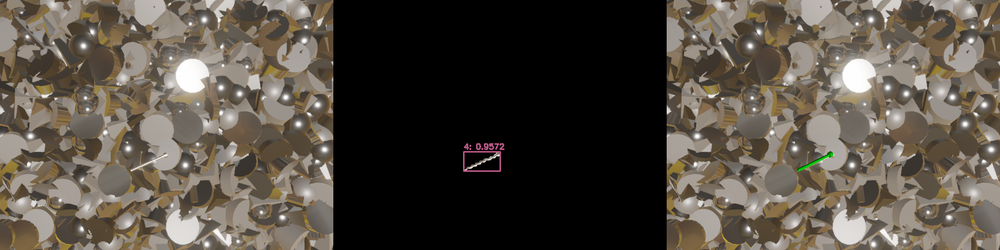
#> input picture vite-test/00.png, 1000 x 250 px, shrunk from 1920 x 480 before the run
$ python -i object_picking_point.py   (imports and definitions only)
#> lines starting #> are read from the running program, lines starting #| are printed output that depends on the picture; after the words box and inside, x2 and y2 are one past the last pixel; in counts of white or black regions, pixels touching at a corner belong together
#> further down, picture is the input picture: shape (250, 1000, 3); mean B, G, R 67, 76.3, 83.6
import sys
import numpy as np
import cv2
import imutils
import time


class ObjectPickingPoint:
    def __init__(self, debug_vis=False):
        self.debug_vis = debug_vis

    def initialize(self):
        pass

    def find(self, image, index=None):
        start_time = time.time()
        pre_processed_image = self.pre_processing(image)
        center = self.contours_center(pre_processed_image, index)
        end_time = time.time()
        # print("Object Picking Point \"Detection\" Time: {:.3f} s".format(end_time - start_time))
        return center

    def pre_processing(self, image):
        gray = cv2.cvtColor(image, cv2.COLOR_BGR2GRAY)
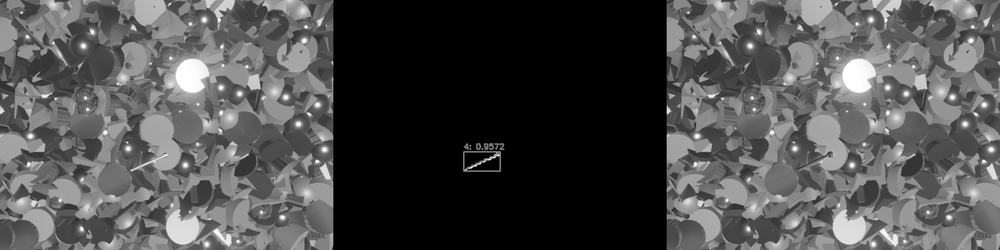
#> gray: shape (250, 1000); min 0, max 255, mean 77.4
        _, thresh = cv2.threshold(gray, 0, 255, cv2.THRESH_BINARY_INV + cv2.THRESH_OTSU)
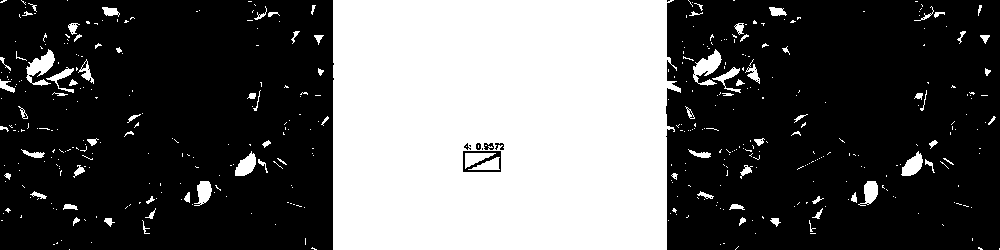
#> thresh: shape (250, 1000); 36.1% white; 435 white regions (348 under 20 px), largest, box (x1, y1, x2, y2) and area: (333, 0, 681, 250) 82705, (26, 49, 55, 86) 506, (693, 49, 722, 86) 506
        kernel = np.ones((5, 5), np.uint8)
        opening = cv2.morphologyEx(thresh, cv2.MORPH_OPEN, kernel, iterations=2)
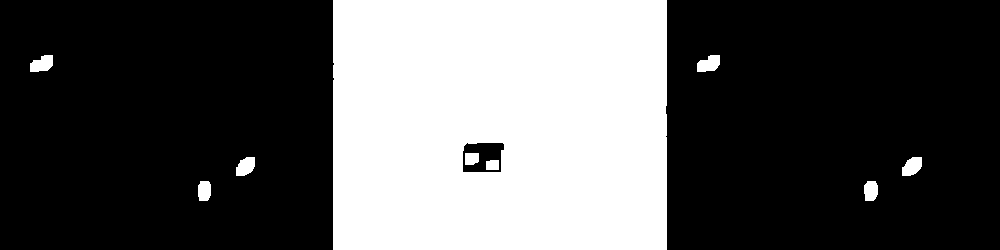
#> opening: shape (250, 1000); 33.7% white; 9 white regions, largest, box (x1, y1, x2, y2) and area: (333, 0, 667, 250) 82388, (697, 55, 720, 72) 297, (30, 55, 53, 72) 296
        kernel = np.ones((6, 6), np.uint8)
        dilate = cv2.dilate(opening, kernel, iterations=3)
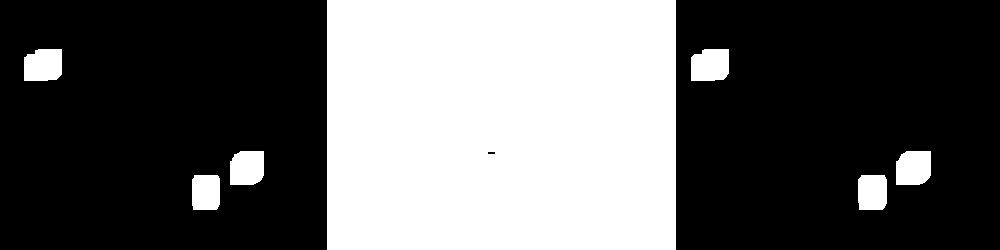
#> dilate: shape (250, 1000); 37.4% white; 7 white regions, largest, box (x1, y1, x2, y2) and area: (327, 0, 676, 250) 87236, (691, 49, 729, 81) 1122, (24, 49, 62, 81) 1121
        blur = cv2.blur(dilate, (15, 15))
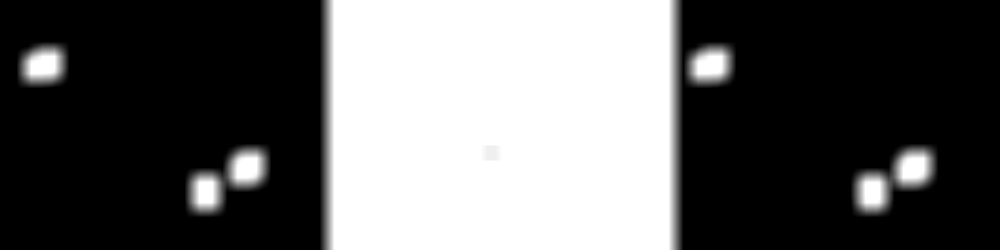
#> blur: shape (250, 1000); min 0, max 255, mean 95.5
        _, thresh = cv2.threshold(blur, 0, 255, cv2.THRESH_BINARY_INV + cv2.THRESH_OTSU)
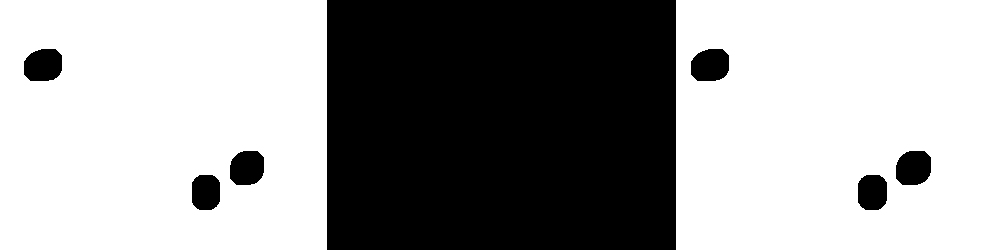
#> thresh: shape (250, 1000); 62.7% white; 7 black regions
        return thresh

    def contours_center(self, image, index):
        contours = cv2.findContours(image, cv2.RETR_TREE, cv2.CHAIN_APPROX_NONE)
#> contours = 8 contours; box (x1, y1, x2, y2) and area: (0, 0, 327, 250) 81174, (676, 0, 1000, 250) 80427, (23, 48, 63, 82) 1100, (690, 48, 730, 82) 1100, (895, 150, 932, 186) 1076, (229, 150, 265, 186) 1048, (857, 174, 888, 211) 956, (191, 174, 221, 211) 930
        contours = imutils.grab_contours(contours)
        contours = sorted(contours, key=cv2.contourArea, reverse=True)
        if len(contours) == 0:
            return np.array((0, 0)) # image.shape[:2]
        M = cv2.moments(contours[0])
#> M = moments, m00 81174, centre m10/m00, m01/m00 = (163, 124.5)
        if M["m00"] == 0:
            return np.array((0, 0)) # image.shape[:2]

        center_x = int(M["m10"] / M["m00"])
#> center_x = 163
        center_y = int(M["m01"] / M["m00"])
#> center_y = 124
        contours_image = cv2.drawContours(image, contours, 0, (30, 200, 255), 2)
        if self.debug_vis:
            if index is not None:
                cv2.imshow("Object Contours " + str(index), contours_image)
            cv2.imshow("Object contours", contours_image)

        return [center_x, center_y]

>>> import cv2
>>> picture = cv2.imread('../../../../vite-test/00.png')
>>> result = ObjectPickingPoint().find(picture)
#> in find, `center = self.contours_center(pre_processed_image, index)`: center = [163, 124]
#> result = [163, 124]

$ run again, on vite-test/03.png
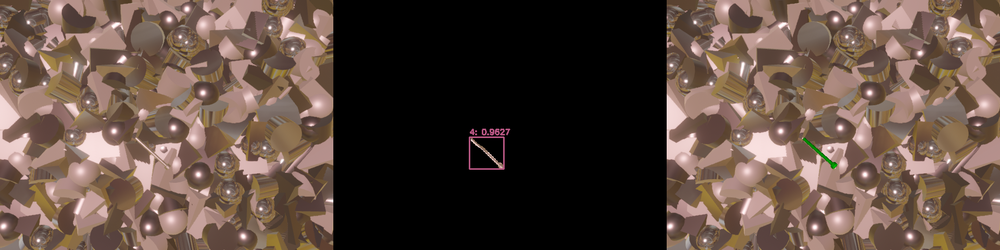
#> input picture vite-test/03.png, 1000 x 250 px, shrunk from 1920 x 480 before the run
#> picture is the input picture: shape (250, 1000, 3); mean B, G, R 63.8, 73.3, 91.5
#> in pre_processing, `_, thresh = cv2.threshold(gray, 0, 255, cv2.THRESH_BINARY_INV + cv2.TH..`:
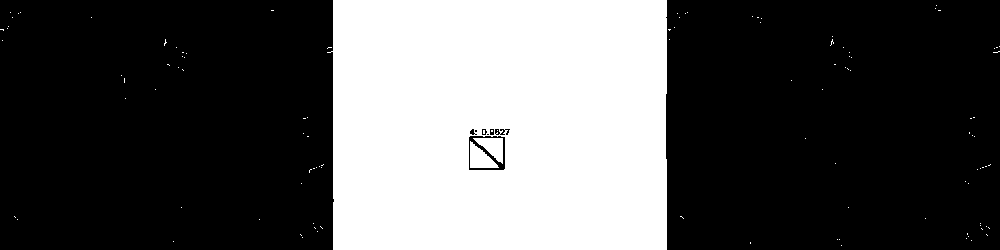
#> thresh: shape (250, 1000); 33.3% white; 113 white regions (110 under 20 px), largest, box (x1, y1, x2, y2) and area: (327, 0, 667, 250) 82091, (470, 141, 499, 168) 435, (473, 138, 503, 164) 412
#> opening: shape (250, 1000); 33.1% white; 3 white regions, box (x1, y1, x2, y2) and area: (333, 0, 667, 250) 81944, (470, 148, 492, 168) 369, (483, 138, 503, 158) 333
#> dilate: shape (250, 1000); 34.9% white; 1 white region, box (x1, y1, x2, y2) and area: (327, 0, 676, 250) 87200
#> contours = 2 contours; box (x1, y1, x2, y2) and area: (0, 0, 327, 250) 81174, (675, 0, 1000, 250) 80475
#> M = moments, m00 81174, centre m10/m00, m01/m00 = (163, 124.5)
#> center_x = 163
#> center_y = 124
#> in contours_center, `contours_image = cv2.drawContours(image, contours, 0, (30, 200, 255), 2)`:
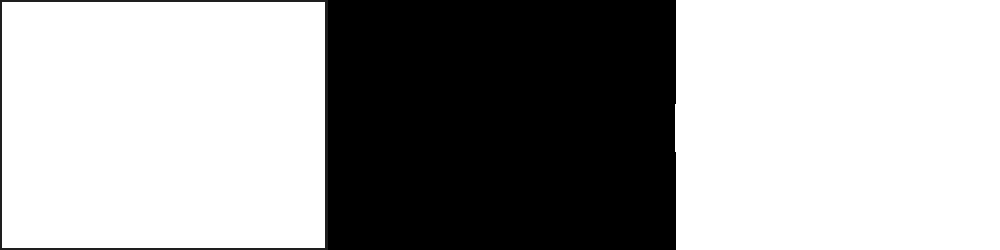
#> contours_image: shape (250, 1000); min 0, max 255, mean 164
#> center = [163, 124]
